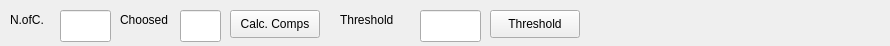
<?xml version="1.0" encoding="UTF-8"?>
<ui version="4.0">
 <class>Form</class>
 <widget class="QWidget" name="Form">
  <property name="geometry">
   <rect>
    <x>0</x>
    <y>0</y>
    <width>890</width>
    <height>46</height>
   </rect>
  </property>
  <property name="windowTitle">
   <string>Form</string>
  </property>
  <widget class="QPushButton" name="pushButton_calccomps">
   <property name="geometry">
    <rect>
     <x>230</x>
     <y>10</y>
     <width>90</width>
     <height>28</height>
    </rect>
   </property>
   <property name="text">
    <string>Calc. Comps</string>
   </property>
  </widget>
  <widget class="QLineEdit" name="nofcomps">
   <property name="geometry">
    <rect>
     <x>60</x>
     <y>10</y>
     <width>51</width>
     <height>32</height>
    </rect>
   </property>
  </widget>
  <widget class="QLabel" name="label">
   <property name="geometry">
    <rect>
     <x>10</x>
     <y>10</y>
     <width>41</width>
     <height>20</height>
    </rect>
   </property>
   <property name="text">
    <string>N.ofC.</string>
   </property>
  </widget>
  <widget class="QLabel" name="label_2">
   <property name="geometry">
    <rect>
     <x>120</x>
     <y>10</y>
     <width>62</width>
     <height>20</height>
    </rect>
   </property>
   <property name="text">
    <string>Choosed</string>
   </property>
  </widget>
  <widget class="QLineEdit" name="choosedcomp">
   <property name="geometry">
    <rect>
     <x>180</x>
     <y>10</y>
     <width>41</width>
     <height>32</height>
    </rect>
   </property>
  </widget>
  <widget class="QLabel" name="label_3">
   <property name="geometry">
    <rect>
     <x>340</x>
     <y>10</y>
     <width>71</width>
     <height>20</height>
    </rect>
   </property>
   <property name="text">
    <string>Threshold</string>
   </property>
  </widget>
  <widget class="QLineEdit" name="threshold">
   <property name="geometry">
    <rect>
     <x>420</x>
     <y>10</y>
     <width>61</width>
     <height>32</height>
    </rect>
   </property>
  </widget>
  <widget class="QPushButton" name="pushButton_threshold">
   <property name="geometry">
    <rect>
     <x>490</x>
     <y>10</y>
     <width>90</width>
     <height>28</height>
    </rect>
   </property>
   <property name="text">
    <string>Threshold</string>
   </property>
  </widget>
 </widget>
 <resources/>
 <connections/>
</ui>
